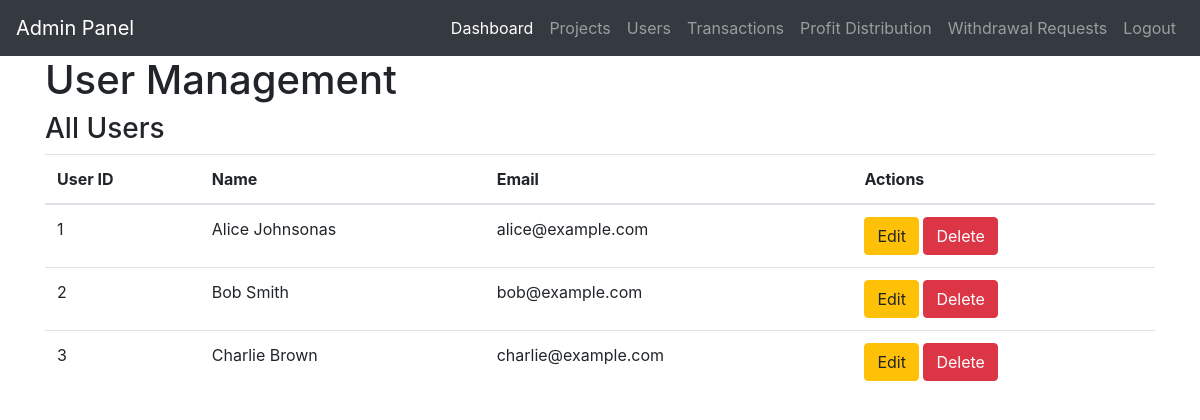
The page /admin1/user_management.php on the database its author committed.
### tables this page shows
CREATE TABLE `users` (
  `user_id` int(11) NOT NULL,
  `name` varchar(255) NOT NULL,
  `email` varchar(255) NOT NULL,
  `password_hash` varchar(255) NOT NULL,
  `role` enum('admin','employee','investor') NOT NULL,
  `wallet_balance` decimal(12,2) DEFAULT 0.00,
  `created_at` timestamp NOT NULL DEFAULT current_timestamp()
);

### admin1/user_management.php (the view, shortened to what this page needs)
<?php
include 'config.php';
$usersQuery = "SELECT * FROM users";
$usersResult = mysqli_query($conn, $usersQuery);
?>
<?php include 'nav.php'; ?>
<!DOCTYPE html>
<html lang="en">
<head>
    <link rel="stylesheet" href="https://stackpath.bootstrapcdn.com/bootstrap/4.5.2/css/bootstrap.min.css">
</head>
<body>
<div class="container">
    <h1>User Management</h1>
    <h3>All Users</h3>
    <table class="table">
        <thead>
            <tr>
                <th>User ID</th>
                <th>Name</th>
                <th>Email</th>
                <th>Actions</th>
            </tr>
        </thead>
        <tbody>
            <?php while ($user = mysqli_fetch_assoc($usersResult)) { ?>
                <tr>
                    <td><?php echo $user['user_id']; ?></td>
                    <td><?php echo $user['name']; ?></td>
                    <td><?php echo $user['email']; ?></td>
                    <td>
                        <a href="user_management.php?action=edit&user_id=<?php echo $user['user_id']; ?>" class="btn btn-warning">Edit</a>
                        <a href="user_management.php?action=delete&user_id=<?php echo $user['user_id']; ?>" class="btn btn-danger">Delete</a>
                    </td>
                </tr>
            <?php } ?>
        </tbody>
    </table>
</div>
</body>
</html>

### rows shown on the page
users: user_id "1", name "Alice Johnsonas", email "alice@example.com"
users: user_id "2", name "Bob Smith", email "bob@example.com"
users: user_id "3", name "Charlie Brown", email "charlie@example.com"
